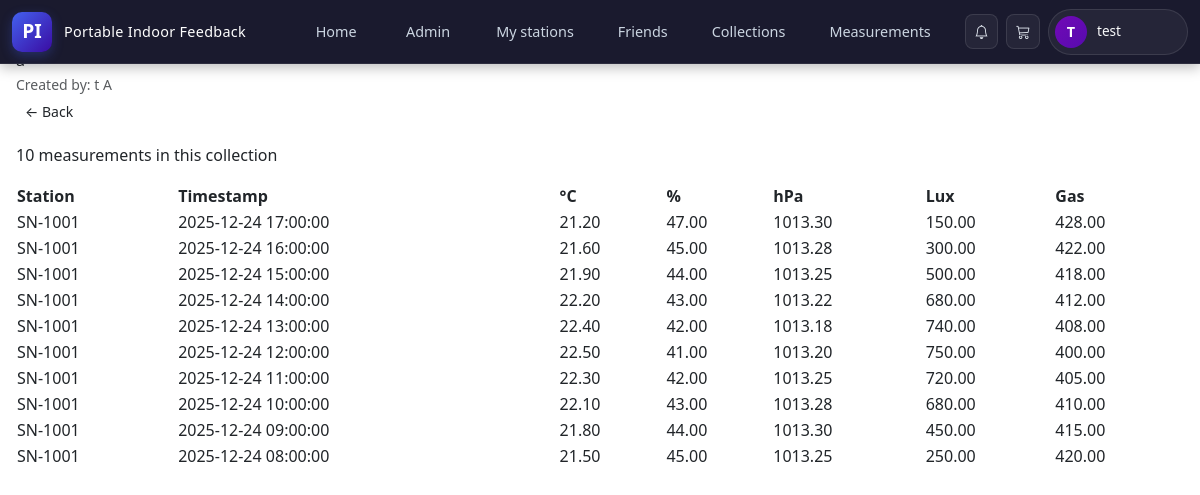
The app's page /user/collection_view.php?id=5 (signed in) with its own data.
### tables this page shows
CREATE TABLE `collection` (
  `pk_collection` int NOT NULL,
  `name` varchar(50) NOT NULL,
  `description` text,
  `fk_user_creates` varchar(50) NOT NULL
);

CREATE TABLE `user` (
  `pk_username` varchar(50) NOT NULL,
  `firstName` varchar(50) NOT NULL,
  `lastName` varchar(50) NOT NULL,
  `password` varchar(255) NOT NULL,
  `email` varchar(50) NOT NULL,
  `role` enum('User','Admin') NOT NULL DEFAULT 'User',
  `code` int DEFAULT NULL,
  `status` varchar(20) NOT NULL DEFAULT 'notverified',
  `mustChangePassword` tinyint(1) NOT NULL DEFAULT '0'
);

CREATE TABLE `measurement` (
  `pk_measurement` int NOT NULL,
  `temperature` decimal(5,2) DEFAULT NULL,
  `humidity` decimal(5,2) DEFAULT NULL,
  `pressure` decimal(6,2) DEFAULT NULL,
  `light` decimal(6,2) DEFAULT NULL,
  `gas` decimal(6,2) DEFAULT NULL,
  `timestamp` datetime DEFAULT NULL,
  `fk_station_records` varchar(50) NOT NULL
);

### user/collection_view.php (the view, shortened to what this page needs)
<?php
require '../includes/db_connection.php';
$username = $_SESSION['pk_username'] ?? '';
$collectionId = (int)($_GET['id'] ?? 0);
$stmt = mysqli_prepare($link,
    "SELECT c.pk_collection, c.name, c.description, c.fk_user_creates,
            u.firstName, u.lastName
     FROM collection c
     LEFT JOIN user u ON c.fk_user_creates = u.pk_username
     WHERE c.pk_collection = ?
       AND (c.fk_user_creates = ?
            OR EXISTS (
                SELECT 1 FROM hasaccess ha
                WHERE ha.pkfk_collection = c.pk_collection AND ha.pkfk_user = ?
            ))"
);
mysqli_stmt_bind_param($stmt, 'iss', $collectionId, $username, $username);
mysqli_stmt_execute($stmt);
$res        = mysqli_stmt_get_result($stmt);
$collection = mysqli_fetch_assoc($res);
$stmt = mysqli_prepare($link,
    "SELECT m.pk_measurement, m.timestamp, m.temperature, m.humidity,
            m.pressure, m.light, m.gas, m.fk_station_records
     FROM contains ct
     JOIN measurement m ON ct.pkfk_measurement = m.pk_measurement
     WHERE ct.pkfk_collection = ?
     ORDER BY m.timestamp DESC"
);
mysqli_stmt_bind_param($stmt, 'i', $collectionId);
mysqli_stmt_execute($stmt);
$res          = mysqli_stmt_get_result($stmt);
$measurements = [];
while ($row = mysqli_fetch_assoc($res)) {
    $measurements[] = $row;
}
include '../includes/header.php';
?>
<main class="main-shell">
    <div class="container-xxl px-3">
        <section class="glass-card mb-3">
            <div class="glass-card-header">
                <div>
                    <h1 class="glass-card-title mb-0">
                    </h1>
                    <p class="glass-card-sub mb-0">
                    </p>
                    <small class="text-muted">
                        <?php echo ($lang === 'de') ? 'Erstellt von' : 'Created by'; ?>:
                        <?php echo htmlspecialchars(
                            trim($collection['firstName'] . ' ' . $collection['lastName'])
                            ?: $collection['fk_user_creates']
                        ); ?>
                    </small>
                </div>
                <a href="user_collections.php" class="btn btn-chip btn-sm">
                    <?php echo ($lang === 'de') ? '← Zurück' : '← Back'; ?>
                </a>
            </div>
        </section>
        <section class="glass-card">
            <p class="glass-card-sub mb-3">
                <?php echo count($measurements); ?>
                <?php echo ($lang === 'de') ? 'Messwerte in dieser Sammlung' : 'measurements in this collection'; ?>
            </p>
            <?php if (empty($measurements)): ?>
                <p class="text-muted mb-0">
                    <?php echo ($lang === 'de') ? 'Keine Messwerte.' : 'No measurements.'; ?>
                </p>
            <?php else: ?>
                <div class="table-responsive">
                    <table class="table-glass w-100">
                        <thead>
                            <tr>
                                <th><?php echo ($lang === 'de') ? 'Station' : 'Station'; ?></th>
                                <th><?php echo ($lang === 'de') ? 'Zeitstempel' : 'Timestamp'; ?></th>
                                <th>°C</th>
                                <th>%</th>
                                <th>hPa</th>
                                <th>Lux</th>
                                <th>Gas</th>
                            </tr>
                        </thead>
                        <tbody>
                            <?php foreach ($measurements as $m): ?>
                                <tr>
                                    <td><?php echo htmlspecialchars($m['fk_station_records']); ?></td>
                                    <td><?php echo htmlspecialchars($m['timestamp'] ?? ''); ?></td>
                                    <td><?php echo htmlspecialchars($m['temperature'] ?? ''); ?></td>
                                    <td><?php echo htmlspecialchars($m['humidity'] ?? ''); ?></td>
                                    <td><?php echo htmlspecialchars($m['pressure'] ?? ''); ?></td>
                                    <td><?php echo htmlspecialchars($m['light'] ?? ''); ?></td>
                                    <td><?php echo htmlspecialchars($m['gas'] ?? ''); ?></td>
                                </tr>
                            <?php endforeach; ?>
                        </tbody>
                    </table>
                </div>
            <?php endif; ?>
        </section>
    </div>
</main>

### records on screen
collection: fk_user_creates.lastName "t A"
measurement: fk_station_records "SN-1001", timestamp "2025-12-24 17:00:00", temperature "21.20", humidity "47.00", pressure "1013.30", light "150.00", gas "428.00"
measurement: fk_station_records "SN-1001", timestamp "2025-12-24 16:00:00", temperature "21.60", humidity "45.00", pressure "1013.28", light "300.00", gas "422.00"
measurement: fk_station_records "SN-1001", timestamp "2025-12-24 15:00:00", temperature "21.90", humidity "44.00", pressure "1013.25", light "500.00", gas "418.00"
measurement: fk_station_records "SN-1001", timestamp "2025-12-24 14:00:00", temperature "22.20", humidity "43.00", pressure "1013.22", light "680.00", gas "412.00"
measurement: fk_station_records "SN-1001", timestamp "2025-12-24 13:00:00", temperature "22.40", humidity "42.00", pressure "1013.18", light "740.00", gas "408.00"
measurement: fk_station_records "SN-1001", timestamp "2025-12-24 12:00:00", temperature "22.50", humidity "41.00", pressure "1013.20", light "750.00", gas "400.00"
measurement: fk_station_records "SN-1001", timestamp "2025-12-24 11:00:00", temperature "22.30", humidity "42.00", pressure "1013.25", light "720.00", gas "405.00"
measurement: fk_station_records "SN-1001", timestamp "2025-12-24 10:00:00", temperature "22.10", humidity "43.00", pressure "1013.28", light "680.00", gas "410.00"
measurement: fk_station_records "SN-1001", timestamp "2025-12-24 09:00:00", temperature "21.80", humidity "44.00", pressure "1013.30", light "450.00", gas "415.00"
measurement: fk_station_records "SN-1001", timestamp "2025-12-24 08:00:00", temperature "21.50", humidity "45.00", pressure "1013.25", light "250.00", gas "420.00"

### other values on screen
$initials "T"
$displayName "test"
count($measurements) "10"
